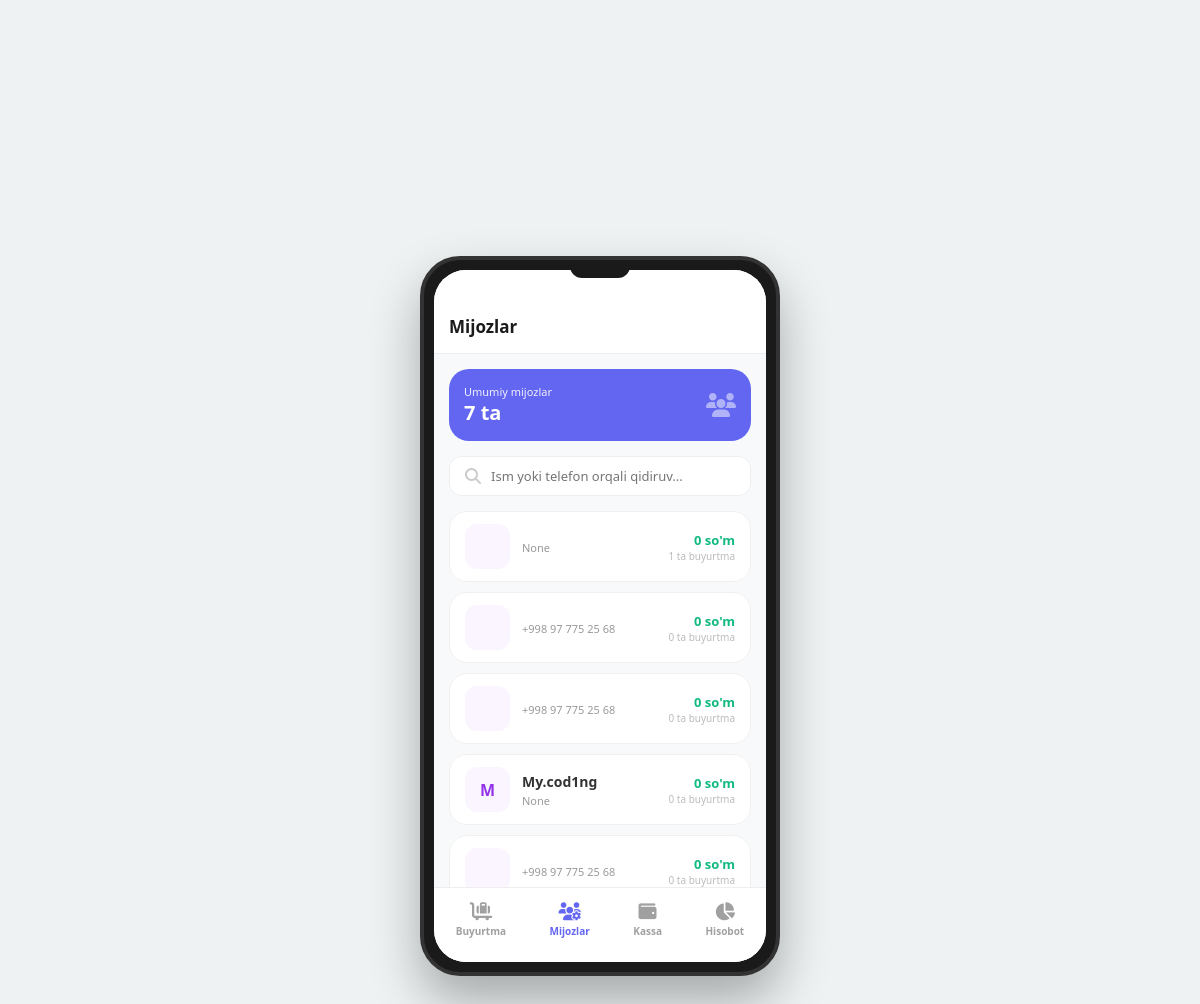
The page /mijozlar/ on the database its author committed.
### app/models.py (models this page shows, shortened)
class Users(AbstractUser):
    class UserTypes(models.TextChoices):
        Admin = 'Admin', 'Admin'
        CLENT = 'Clent', 'Mijoz'
    avatar = models.ImageField(upload_to='avatar/', blank=True, null=True)
    user_type = models.CharField(max_length=500, choices=UserTypes.choices, default=UserTypes.CLENT)
    phone = models.CharField(max_length=50, blank=True, null=True)

### app/admin_viuw.py (the view)
# urls.py: path('mijozlar/', clent_html, name='mijozlar'),
def clent_html(request):
    users = Users.objects.annotate(
        total_spent=Sum(
            Case(
                When(orders__is_status=Order.OrderStatusChoice.DELIVERED, then=F('orders__items__price') * F('orders__items__count')),
                default=0,
                output_field=IntegerField()
            )
        ),
        order_count=Count('orders', filter=~Q(orders__is_status=Order.OrderStatusChoice.CANCELLED))
    ).filter(user_type=Users.UserTypes.CLENT)
    return render(request, 'admin/mijozlar.html', {'users': users})

### app/context_processors.py (called while the page is built)
def cart_item_count(request):
    count = 0
    if request.user.is_authenticated:
        count = ShopingModel.objects.filter(user=request.user).count()
    return {'cart_item_count': count}

### templates/admin/mijozlar.html (shortened to what this page needs)
{% load humanize %}
<!DOCTYPE html>
<html lang="uz">
<head>
  <link rel="stylesheet" href="https://cdnjs.cloudflare.com/ajax/libs/font-awesome/6.4.0/css/all.min.css" />
</head>
<body>
  <div class="phone">
    <div class="notch"></div>
    <div class="screen">
      <header class="header">
        <div class="header-title">Mijozlar</div>
      </header>
      <div class="stats-card">
        <div class="stats-info">
          <div>Umumiy mijozlar</div>
          <h2>{{ users|length }} ta</h2>
        </div>
        <i class="fa-solid fa-users" style="font-size: 24px; opacity: 0.5;"></i>
      </div>
      <div class="search-bar">
        <i class="fa-solid fa-magnifying-glass" style="color: #ccc;"></i>
        <input type="text" placeholder="Ism yoki telefon orqali qidiruv...">
      </div>
      <div class="content">
        {% for user in users %}
        <div class="customer-card">
          <div class="cust-avatar" style="background: #faf5ff; color: #9333ea;">
            {{ user.first_name|slice:":1" }}{{ user.last_name|slice:":1" }}
          </div>
          <div class="cust-details">
            <div class="cust-name">
              {{ user.first_name }} {{ user.last_name }}
            </div>
            <div class="cust-meta">
              {{ user.phone }}
            </div>
          </div>
          <div class="cust-price">
            <div class="total-spent">
              {{ user.total_spent|floatformat:0|intcomma }} so'm
            </div>
            <div class="order-count">
              {{ user.order_count }} ta buyurtma
            </div>
          </div>
        </div>
        {% endfor %}
      </div>
      <nav class="navbar">
        <a href="{% url 'buyurtma_admin' %}" class="nav-item"><i class="fa-solid fa-cart-flatbed-suitcase"></i><span>Buyurtma</span></a>
        <a href="{% url 'mijozlar' %}" class="nav-item active"><i class="fa-solid fa-users-gear"></i><span>Mijozlar</span></a>
        <a href="{% url 'kassa' %}" class="nav-item"><i class="fa-solid fa-wallet"></i><span>Kassa</span></a>
        <a href="{% url 'hisobothtml' %}" class="nav-item"><i class="fa-solid fa-chart-pie"></i><span>Hisobot</span></a>
      </nav>
    </div>
  </div>
</body>
</html>

### templates/admin/mijozlar.html (style rules this page uses)
* { margin: 0; padding: 0; box-sizing: border-box; font-family: 'Segoe UI', sans-serif; }
body { background: #eef2f3; display: flex; justify-content: center; align-items: center; min-height: 100vh; }
.phone { width: 360px; height: 720px; background: #1a1a1a; border-radius: 40px; padding: 10px; box-shadow: 0 25px 50px rgba(0,0,0,0.3); position: relative; border: 4px solid #333; }
.screen { width: 100%; height: 100%; background: #f8f9fa; border-radius: 32px; overflow: hidden; position: relative; display: flex; flex-direction: column; }
.notch { width: 60px; height: 18px; background: #1a1a1a; position: absolute; top: 0; left: 50%; transform: translateX(-50%); border-bottom-left-radius: 12px; border-bottom-right-radius: 12px; z-index: 110; }
.header { padding: 45px 15px 15px; background: #fff; border-bottom: 1px solid #eee; display: flex; align-items: center; justify-content: space-between; }
.header-title { font-size: 17px; font-weight: 700; color: #1a1a1a; flex: 1; }
.stats-card { margin: 15px; background: #6366f1; padding: 15px; border-radius: 20px; color: #fff; display: flex; justify-content: space-between; align-items: center; animation: slideDown 0.6s ease-out; }
.stats-info div { font-size: 11px; opacity: 0.9; }
.stats-info h2 { font-size: 20px; font-weight: 800; }
.search-bar { margin: 0 15px 15px; background: #fff; padding: 10px 15px; border-radius: 12px; display: flex; align-items: center; gap: 10px; border: 1px solid #eee; }
.search-bar input { border: none; outline: none; font-size: 13px; width: 100%; }
.content { flex: 1; overflow-y: auto; padding: 0 15px 100px; }
.customer-card { background: #fff; border-radius: 18px; padding: 12px 15px; margin-bottom: 10px; display: flex; align-items: center; gap: 12px; border: 1px solid #f0f0f0; transition: 0.2s; animation: fadeIn 0.8s ease; }
.cust-avatar { width: 45px; height: 45px; border-radius: 12px; background: #eef2ff; color: #6366f1; display: flex; align-items: center; justify-content: center; font-weight: 700; font-size: 16px; }
.cust-details { flex: 1; }
.cust-name { font-size: 14px; font-weight: 700; color: #333; margin-bottom: 2px; }
.cust-meta { font-size: 11px; color: #999; }
.cust-price { text-align: right; }
.total-spent { font-size: 13px; font-weight: 700; color: #10b981; }
.order-count { font-size: 10px; color: #bbb; }
.navbar { position: absolute; bottom: 0; width: 100%; height: 75px; background: #fff; display: flex; justify-content: space-around; align-items: center; border-top: 1px solid #eee; padding-bottom: 10px; }
.nav-item { text-decoration: none; color: #a0a0a0; text-align: center; font-size: 10px; font-weight: 600; }
.nav-item.active { color: #6366f1; }
.nav-item i { font-size: 18px; margin-bottom: 4px; display: block; }

### rows shown on the page
Users: phone "None", total_spent "0", order_count "1"
Users: phone "+998 97 775 25 68", total_spent "0", order_count "0"
Users: phone "+998 97 775 25 68", total_spent "0", order_count "0"
Users: first_name "M", first_name "My.cod1ng", phone "None", total_spent "0", order_count "0"
Users: phone "+998 97 775 25 68", total_spent "0", order_count "0"

### other values the page prints
{{ users|length }} "7"
